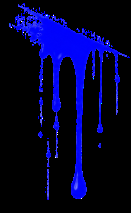
#> input picture src/drip.png, 131 x 213 px
$ python strokes.py drip.png glow.png 5
#> lines starting #> are read from the running program, lines starting #| are printed output that depends on the picture; after the words box and inside, x2 and y2 are one past the last pixel; in counts of white or black regions, pixels touching at a corner belong together
"""Turn the graffiti mask into a pen path for a smooth, bold spray reveal.
in : map.png (R = paint alpha, G = old timing), size W×H, open-kernel size
out: strokes.json  [[x, y, r, lift], ...]  in photo pixels, ordered like a writer would spray it
     map.png rewritten with B = 1 on letter bodies (revealed by the brush) and 0 on drips (revealed by time)
"""
import sys, json, numpy as np, cv2
from skimage.morphology import skeletonize

mp_path, out_json, k = sys.argv[1], sys.argv[2], int(sys.argv[3])
mp = cv2.imread(mp_path)                       # BGR
#> mp is the input picture: shape (213, 131, 3); mean B, G, R 45.4, 3, 2.5
alpha = mp[..., 2].astype(np.float32) / 255
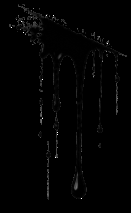
#> alpha: shape (213, 131) float32; min 0, max 1, mean 0.00977
H, W = alpha.shape
#> H = 213; W = 131
body = cv2.morphologyEx((alpha > .15).astype(np.uint8), cv2.MORPH_OPEN,
                        cv2.getStructuringElement(cv2.MORPH_ELLIPSE, (k, k)))
#> body: shape (213, 131); every value is 0
n, lab, stats, _ = cv2.connectedComponentsWithStats(body)
#> lab: shape (213, 131) int32; every value is 0
#> n = 1; stats = [[0, 0, 131, 213, 27903]]
keep = np.zeros_like(body)
for i in range(1, n):
    if stats[i, cv2.CC_STAT_AREA] > k * k * 3: keep[lab == i] = 1
body = keep
dist = cv2.distanceTransform(body, cv2.DIST_L2, 5)
sk = skeletonize(body > 0)
pts = set(zip(*np.nonzero(sk)))                # (y, x)
#> pts = 0 items

def nbrs(p):
    y, x = p
    for dy in (-1, 0, 1):
        for dx in (-1, 0, 1):
            if (dy or dx) and (y + dy, x + dx) in pts: yield (y + dy, x + dx)

# writer-like traversal: start at the left-most point, follow the skeleton, prefer going right/down,
# when a stroke ends lift the can and jump to the nearest unvisited point
visited, order = set(), []
#> (the run stopped early here; a loop or call above may not have finished)

$ run again, on src/guy.png
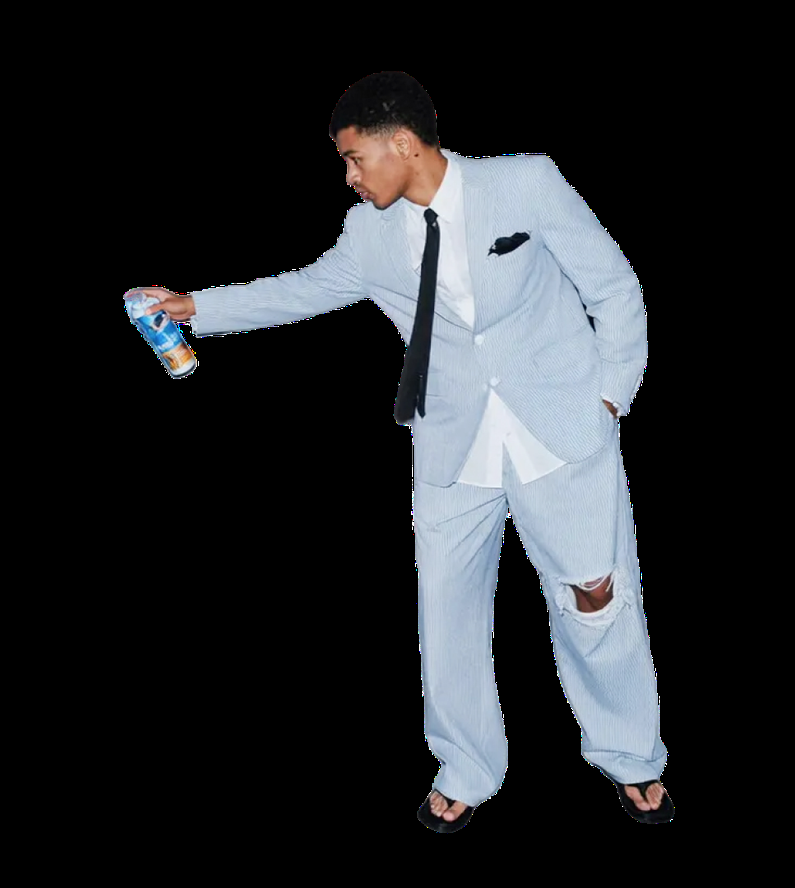
#> input picture src/guy.png, 795 x 888 px, shrunk from 967 x 1080 before the run
#> mp is the input picture: shape (888, 795, 3); mean B, G, R 42.4, 39.4, 37
#> `body = cv2.morphologyEx((alpha > .15).astype(np.uint8), cv2.MORPH_OPEN..`:
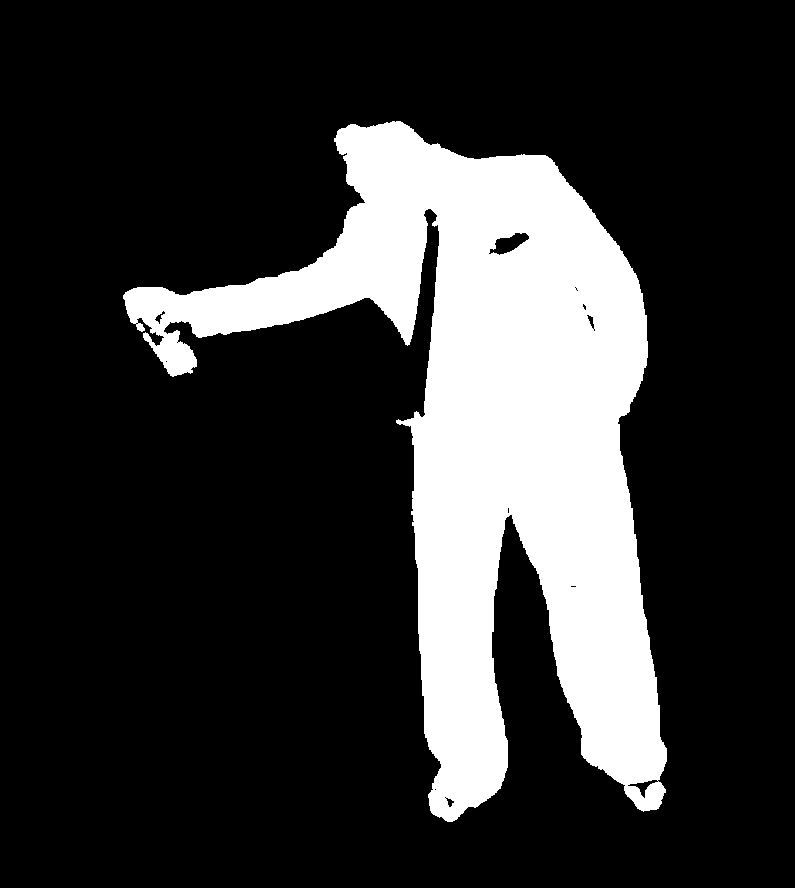
#> body: shape (888, 795); values 0 (black) and 1 (white), 20.6% white; 1 white region, box (x1, y1, x2, y2) and area: (123, 121, 667, 822) 145269
#> n = 2; stats = [[0, 0, 795, 888, 560691], [123, 121, 544, 701, 145269]]
#> sk: shape (888, 795) bool; 0.46% white in thin lines or dots, all inside (x1, y1, x2, y2) = (132, 139, 659, 814)
#> pts = 3239 items
#> `cur = min(pts, key=lambda p: (p[1], p[0]))`: cur = (298, 132)
#> the loop `while True:` made 3239 passes
#> after the loop `while True:`: order = 3239 items
#> the loop `for p, lf in order:` made 3239 passes
#> after the loop `for p, lf in order:`: curs = [(359, 170), (360, 169), (360, 168), (361, 167), (360, 167), (360, 166), (361, 165), (362, 166)]; strokes = 56 items
#> `strokes = [st if (st[0][1], st[0][0]) <= (st[-1][1], st[-1][0]) else s..`: strokes = 57 items
#> the loop `for (y, x), lf in order:` made 3239 passes
#> after the loop `for (y, x), lf in order:`: last = (650, 770); path = 463 items, first 6: [159, 328, 8.2, 1], [162, 325, 6.5, 0], [163, 322, 7, 0], [165, 319, 7.2, 0], [168, 318, 7.5, 0], [170, 315, 10, 0]
#> the loop `for x, y, r, _ in path: cv2.circle(cov, (x, y), int(r), 1, -1)` made 463 passes
#> miss: shape (888, 795) bool; 0.01% white in thin lines or dots, all inside (x1, y1, x2, y2) = (428, 155, 606, 822)
#> ys = 68 values from 155 to 821; xs = 68 values, max 605 at index 59, min 428 at index 65, mean 558.8
#> the loop `for y, x in zip(ys[::3], xs[::3]):` made 23 passes
#> after the loop `for y, x in zip(ys[::3], xs[::3]):`: extra = 10; path = 473 items, first 6: [159, 328, 8.2, 1], [162, 325, 6.5, 0], [163, 322, 7, 0], [165, 319, 7.2, 0], [168, 318, 7.5, 0], [170, 315, 10, 0]
#| 795x888  skeleton 3239  path 473  extra dabs 10  body 145269  uncovered 1
#> `mp[..., 0] = (body * 255).astype(np.uint8)`:
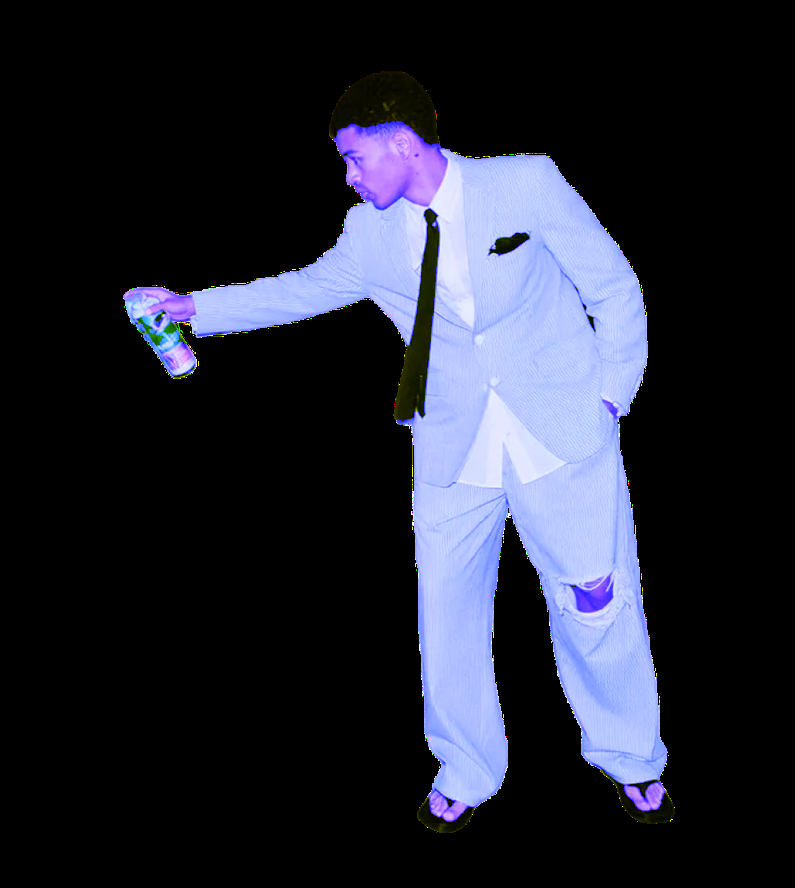
#> mp: shape (888, 795, 3); mean B, G, R 52.5, 39.4, 37
